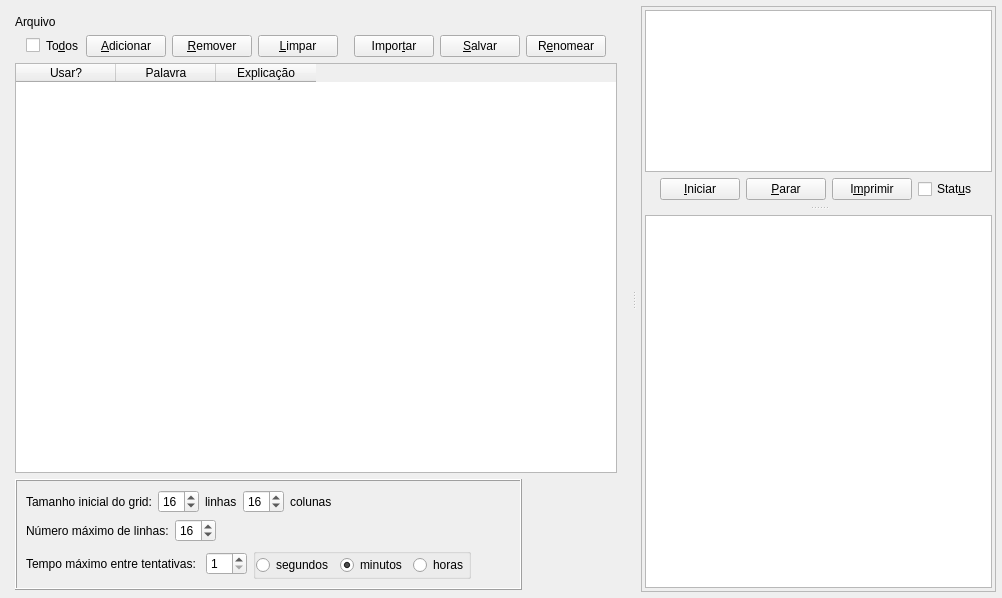
<?xml version="1.0" encoding="UTF-8"?>
<ui version="4.0">
 <class>MainWindow</class>
 <widget class="QMainWindow" name="MainWindow">
  <property name="geometry">
   <rect>
    <x>0</x>
    <y>0</y>
    <width>1002</width>
    <height>598</height>
   </rect>
  </property>
  <property name="windowTitle">
   <string>Cruzadista</string>
  </property>
  <property name="windowIcon">
   <iconset resource="../../../rsc/crosswords.qrc">
    <normaloff>:/app.png</normaloff>:/app.png</iconset>
  </property>
  <widget class="QWidget" name="centralwidget">
   <layout class="QHBoxLayout" name="horizontalLayout_9" stretch="0">
    <property name="spacing">
     <number>6</number>
    </property>
    <property name="leftMargin">
     <number>6</number>
    </property>
    <property name="topMargin">
     <number>6</number>
    </property>
    <property name="rightMargin">
     <number>6</number>
    </property>
    <property name="bottomMargin">
     <number>6</number>
    </property>
    <item>
     <widget class="QSplitter" name="splHori">
      <property name="orientation">
       <enum>Qt::Orientation::Horizontal</enum>
      </property>
      <property name="handleWidth">
       <number>15</number>
      </property>
      <widget class="QFrame" name="fraWords">
       <property name="frameShape">
        <enum>QFrame::Shape::NoFrame</enum>
       </property>
       <property name="frameShadow">
        <enum>QFrame::Shadow::Raised</enum>
       </property>
       <layout class="QVBoxLayout" name="verticalLayout" stretch="1,1,97,1">
        <property name="bottomMargin">
         <number>2</number>
        </property>
        <item>
         <layout class="QHBoxLayout" name="horizontalLayout_7" stretch="1,9">
          <item>
           <widget class="QLabel" name="lblFileNameLabel">
            <property name="styleSheet">
             <string notr="true">font: 12pt &quot;Ubuntu&quot;;</string>
            </property>
            <property name="text">
             <string>Arquivo</string>
            </property>
           </widget>
          </item>
          <item>
           <widget class="QLabel" name="lblFileName">
            <property name="styleSheet">
             <string notr="true">font: 12pt &quot;Ubuntu&quot;;</string>
            </property>
            <property name="text">
             <string/>
            </property>
           </widget>
          </item>
         </layout>
        </item>
        <item>
         <layout class="QHBoxLayout" name="horizontalLayout">
          <item>
           <spacer name="horizontalSpacer">
            <property name="orientation">
             <enum>Qt::Orientation::Horizontal</enum>
            </property>
            <property name="sizeHint" stdset="0">
             <size>
              <width>40</width>
              <height>20</height>
             </size>
            </property>
           </spacer>
          </item>
          <item>
           <widget class="QCheckBox" name="chbAllWords">
            <property name="styleSheet">
             <string notr="true">font: 12pt &quot;Ubuntu&quot;;
border-color: rgb(0, 0, 0);</string>
            </property>
            <property name="text">
             <string>To&amp;dos</string>
            </property>
            <property name="checked">
             <bool>false</bool>
            </property>
            <property name="tristate">
             <bool>false</bool>
            </property>
           </widget>
          </item>
          <item>
           <widget class="QPushButton" name="btnAddWord">
            <property name="enabled">
             <bool>true</bool>
            </property>
            <property name="styleSheet">
             <string notr="true">font: 12pt &quot;Ubuntu&quot;;</string>
            </property>
            <property name="text">
             <string>&amp;Adicionar</string>
            </property>
           </widget>
          </item>
          <item>
           <widget class="QPushButton" name="btnRemoveWord">
            <property name="styleSheet">
             <string notr="true">font: 12pt &quot;Ubuntu&quot;;</string>
            </property>
            <property name="text">
             <string>&amp;Remover</string>
            </property>
           </widget>
          </item>
          <item>
           <widget class="QPushButton" name="btnClear">
            <property name="styleSheet">
             <string notr="true">font: 12pt &quot;Ubuntu&quot;;</string>
            </property>
            <property name="text">
             <string>&amp;Limpar</string>
            </property>
           </widget>
          </item>
          <item>
           <spacer name="horizontalSpacer_2">
            <property name="orientation">
             <enum>Qt::Orientation::Horizontal</enum>
            </property>
            <property name="sizeHint" stdset="0">
             <size>
              <width>40</width>
              <height>20</height>
             </size>
            </property>
           </spacer>
          </item>
          <item>
           <widget class="QPushButton" name="btnImport">
            <property name="styleSheet">
             <string notr="true">font: 12pt &quot;Ubuntu&quot;;</string>
            </property>
            <property name="text">
             <string>Impor&amp;tar</string>
            </property>
           </widget>
          </item>
          <item>
           <widget class="QPushButton" name="btnSave">
            <property name="enabled">
             <bool>true</bool>
            </property>
            <property name="styleSheet">
             <string notr="true">font: 12pt &quot;Ubuntu&quot;;</string>
            </property>
            <property name="text">
             <string>&amp;Salvar</string>
            </property>
           </widget>
          </item>
          <item>
           <widget class="QPushButton" name="btnSaveAs">
            <property name="enabled">
             <bool>true</bool>
            </property>
            <property name="styleSheet">
             <string notr="true">font: 12pt &quot;Ubuntu&quot;;</string>
            </property>
            <property name="text">
             <string>R&amp;enomear</string>
            </property>
           </widget>
          </item>
          <item>
           <spacer name="horizontalSpacer_8">
            <property name="orientation">
             <enum>Qt::Orientation::Horizontal</enum>
            </property>
            <property name="sizeHint" stdset="0">
             <size>
              <width>40</width>
              <height>20</height>
             </size>
            </property>
           </spacer>
          </item>
         </layout>
        </item>
        <item>
         <widget class="QTableWidget" name="tblWords">
          <property name="styleSheet">
           <string notr="true">font: 11pt &quot;Ubuntu&quot;;</string>
          </property>
          <property name="editTriggers">
           <set>QAbstractItemView::EditTrigger::CurrentChanged|QAbstractItemView::EditTrigger::DoubleClicked|QAbstractItemView::EditTrigger::EditKeyPressed|QAbstractItemView::EditTrigger::SelectedClicked</set>
          </property>
          <property name="showDropIndicator" stdset="0">
           <bool>false</bool>
          </property>
          <property name="dragDropOverwriteMode">
           <bool>false</bool>
          </property>
          <property name="selectionMode">
           <enum>QAbstractItemView::SelectionMode::NoSelection</enum>
          </property>
          <property name="columnCount">
           <number>3</number>
          </property>
          <attribute name="horizontalHeaderVisible">
           <bool>true</bool>
          </attribute>
          <attribute name="verticalHeaderVisible">
           <bool>false</bool>
          </attribute>
          <attribute name="verticalHeaderStretchLastSection">
           <bool>false</bool>
          </attribute>
          <column>
           <property name="text">
            <string>Usar?</string>
           </property>
          </column>
          <column>
           <property name="text">
            <string>Palavra</string>
           </property>
          </column>
          <column>
           <property name="text">
            <string>Explicação</string>
           </property>
          </column>
         </widget>
        </item>
        <item>
         <layout class="QHBoxLayout" name="horizontalLayout_2">
          <property name="spacing">
           <number>1</number>
          </property>
          <item>
           <widget class="QFrame" name="fraCfgAndControl">
            <property name="frameShape">
             <enum>QFrame::Shape::Box</enum>
            </property>
            <property name="frameShadow">
             <enum>QFrame::Shadow::Raised</enum>
            </property>
            <layout class="QVBoxLayout" name="verticalLayout_3">
             <item>
              <layout class="QHBoxLayout" name="horizontalLayout_3">
               <item>
                <widget class="QLabel" name="lblTamanhoInicial">
                 <property name="styleSheet">
                  <string notr="true">font: 12pt &quot;Ubuntu&quot;;</string>
                 </property>
                 <property name="text">
                  <string>Tamanho inicial do grid:</string>
                 </property>
                </widget>
               </item>
               <item>
                <widget class="QSpinBox" name="spbNumRows">
                 <property name="styleSheet">
                  <string notr="true">font: 12pt &quot;Ubuntu&quot;;</string>
                 </property>
                 <property name="value">
                  <number>16</number>
                 </property>
                </widget>
               </item>
               <item>
                <widget class="QLabel" name="lblRows">
                 <property name="styleSheet">
                  <string notr="true">font: 12pt &quot;Ubuntu&quot;;</string>
                 </property>
                 <property name="text">
                  <string>linhas</string>
                 </property>
                </widget>
               </item>
               <item>
                <widget class="QSpinBox" name="spbNumCols">
                 <property name="styleSheet">
                  <string notr="true">font: 12pt &quot;Ubuntu&quot;;</string>
                 </property>
                 <property name="value">
                  <number>16</number>
                 </property>
                </widget>
               </item>
               <item>
                <widget class="QLabel" name="lblColumns">
                 <property name="styleSheet">
                  <string notr="true">font: 12pt &quot;Ubuntu&quot;;</string>
                 </property>
                 <property name="text">
                  <string>colunas</string>
                 </property>
                </widget>
               </item>
               <item>
                <spacer name="horizontalSpacer_4">
                 <property name="orientation">
                  <enum>Qt::Orientation::Horizontal</enum>
                 </property>
                 <property name="sizeHint" stdset="0">
                  <size>
                   <width>40</width>
                   <height>20</height>
                  </size>
                 </property>
                </spacer>
               </item>
              </layout>
             </item>
             <item>
              <layout class="QHBoxLayout" name="horizontalLayout_4">
               <item>
                <widget class="QLabel" name="lblMaxRows">
                 <property name="styleSheet">
                  <string notr="true">font: 12pt &quot;Ubuntu&quot;;</string>
                 </property>
                 <property name="text">
                  <string>Número máximo de linhas:</string>
                 </property>
                </widget>
               </item>
               <item>
                <widget class="QSpinBox" name="spbMaxRows">
                 <property name="styleSheet">
                  <string notr="true">font: 12pt &quot;Ubuntu&quot;;</string>
                 </property>
                 <property name="value">
                  <number>16</number>
                 </property>
                </widget>
               </item>
               <item>
                <spacer name="horizontalSpacer_3">
                 <property name="orientation">
                  <enum>Qt::Orientation::Horizontal</enum>
                 </property>
                 <property name="sizeHint" stdset="0">
                  <size>
                   <width>40</width>
                   <height>20</height>
                  </size>
                 </property>
                </spacer>
               </item>
              </layout>
             </item>
             <item>
              <layout class="QHBoxLayout" name="horizontalLayout_5">
               <item>
                <widget class="QLabel" name="lblTimeFrame">
                 <property name="styleSheet">
                  <string notr="true">font: 12pt &quot;Ubuntu&quot;;</string>
                 </property>
                 <property name="text">
                  <string>Tempo máximo entre tentativas: </string>
                 </property>
                </widget>
               </item>
               <item>
                <widget class="QSpinBox" name="spbInterval">
                 <property name="styleSheet">
                  <string notr="true">font: 12pt &quot;Ubuntu&quot;;</string>
                 </property>
                 <property name="minimum">
                  <number>1</number>
                 </property>
                </widget>
               </item>
               <item>
                <widget class="QGroupBox" name="gpbTimeUnit">
                 <property name="title">
                  <string/>
                 </property>
                 <property name="flat">
                  <bool>false</bool>
                 </property>
                 <layout class="QHBoxLayout" name="horizontalLayout_8">
                  <property name="leftMargin">
                   <number>0</number>
                  </property>
                  <property name="topMargin">
                   <number>0</number>
                  </property>
                  <property name="rightMargin">
                   <number>0</number>
                  </property>
                  <property name="bottomMargin">
                   <number>0</number>
                  </property>
                  <item>
                   <widget class="QRadioButton" name="rdbSeconds">
                    <property name="text">
                     <string>segundos</string>
                    </property>
                   </widget>
                  </item>
                  <item>
                   <widget class="QRadioButton" name="rdbMinutes">
                    <property name="text">
                     <string>minutos</string>
                    </property>
                    <property name="checked">
                     <bool>true</bool>
                    </property>
                   </widget>
                  </item>
                  <item>
                   <widget class="QRadioButton" name="rdbHours">
                    <property name="text">
                     <string>horas</string>
                    </property>
                   </widget>
                  </item>
                 </layout>
                </widget>
               </item>
               <item>
                <spacer name="horizontalSpacer_10">
                 <property name="orientation">
                  <enum>Qt::Orientation::Horizontal</enum>
                 </property>
                 <property name="sizeHint" stdset="0">
                  <size>
                   <width>40</width>
                   <height>20</height>
                  </size>
                 </property>
                </spacer>
               </item>
              </layout>
             </item>
            </layout>
           </widget>
          </item>
          <item>
           <spacer name="horizontalSpacer_5">
            <property name="orientation">
             <enum>Qt::Orientation::Horizontal</enum>
            </property>
            <property name="sizeHint" stdset="0">
             <size>
              <width>40</width>
              <height>20</height>
             </size>
            </property>
           </spacer>
          </item>
         </layout>
        </item>
       </layout>
      </widget>
      <widget class="QFrame" name="fraGria">
       <property name="frameShape">
        <enum>QFrame::Shape::StyledPanel</enum>
       </property>
       <property name="frameShadow">
        <enum>QFrame::Shadow::Raised</enum>
       </property>
       <layout class="QVBoxLayout" name="verticalLayout_4">
        <property name="spacing">
         <number>3</number>
        </property>
        <property name="leftMargin">
         <number>3</number>
        </property>
        <property name="topMargin">
         <number>3</number>
        </property>
        <property name="rightMargin">
         <number>3</number>
        </property>
        <property name="bottomMargin">
         <number>3</number>
        </property>
        <item>
         <widget class="QSplitter" name="splVert">
          <property name="orientation">
           <enum>Qt::Orientation::Vertical</enum>
          </property>
          <property name="handleWidth">
           <number>15</number>
          </property>
          <widget class="QWidget" name="layoutWidget">
           <layout class="QVBoxLayout" name="verticalLayout_2" stretch="9,1">
            <item>
             <widget class="QTableWidget" name="tblGrid">
              <property name="verticalScrollBarPolicy">
               <enum>Qt::ScrollBarPolicy::ScrollBarAsNeeded</enum>
              </property>
              <property name="horizontalScrollBarPolicy">
               <enum>Qt::ScrollBarPolicy::ScrollBarAsNeeded</enum>
              </property>
              <property name="sizeAdjustPolicy">
               <enum>QAbstractScrollArea::SizeAdjustPolicy::AdjustToContentsOnFirstShow</enum>
              </property>
              <property name="autoScroll">
               <bool>false</bool>
              </property>
              <property name="editTriggers">
               <set>QAbstractItemView::EditTrigger::NoEditTriggers</set>
              </property>
              <property name="tabKeyNavigation">
               <bool>false</bool>
              </property>
              <property name="showDropIndicator" stdset="0">
               <bool>false</bool>
              </property>
              <property name="dragDropOverwriteMode">
               <bool>false</bool>
              </property>
              <property name="selectionMode">
               <enum>QAbstractItemView::SelectionMode::NoSelection</enum>
              </property>
              <attribute name="horizontalHeaderVisible">
               <bool>true</bool>
              </attribute>
              <attribute name="verticalHeaderVisible">
               <bool>true</bool>
              </attribute>
             </widget>
            </item>
            <item>
             <layout class="QHBoxLayout" name="horizontalLayout_6">
              <item>
               <spacer name="horizontalSpacer_6">
                <property name="orientation">
                 <enum>Qt::Orientation::Horizontal</enum>
                </property>
                <property name="sizeHint" stdset="0">
                 <size>
                  <width>40</width>
                  <height>20</height>
                 </size>
                </property>
               </spacer>
              </item>
              <item>
               <widget class="QPushButton" name="btnStart">
                <property name="styleSheet">
                 <string notr="true">font: 12pt &quot;Ubuntu&quot;;</string>
                </property>
                <property name="text">
                 <string>&amp;Iniciar</string>
                </property>
               </widget>
              </item>
              <item>
               <widget class="QPushButton" name="btnStop">
                <property name="enabled">
                 <bool>true</bool>
                </property>
                <property name="styleSheet">
                 <string notr="true">font: 12pt &quot;Ubuntu&quot;;</string>
                </property>
                <property name="text">
                 <string>&amp;Parar</string>
                </property>
               </widget>
              </item>
              <item>
               <widget class="QPushButton" name="btnPrint">
                <property name="enabled">
                 <bool>true</bool>
                </property>
                <property name="styleSheet">
                 <string notr="true">font: 12pt &quot;Ubuntu&quot;;</string>
                </property>
                <property name="text">
                 <string>I&amp;mprimir</string>
                </property>
               </widget>
              </item>
              <item>
               <widget class="QCheckBox" name="chbLog">
                <property name="text">
                 <string>Stat&amp;us</string>
                </property>
               </widget>
              </item>
              <item>
               <spacer name="horizontalSpacer_7">
                <property name="orientation">
                 <enum>Qt::Orientation::Horizontal</enum>
                </property>
                <property name="sizeHint" stdset="0">
                 <size>
                  <width>40</width>
                  <height>20</height>
                 </size>
                </property>
               </spacer>
              </item>
             </layout>
            </item>
           </layout>
          </widget>
          <widget class="QTextEdit" name="txtLog">
           <property name="readOnly">
            <bool>true</bool>
           </property>
          </widget>
         </widget>
        </item>
       </layout>
      </widget>
     </widget>
    </item>
   </layout>
  </widget>
 </widget>
 <resources>
  <include location="../../../rsc/crosswords.qrc"/>
 </resources>
 <connections/>
</ui>
